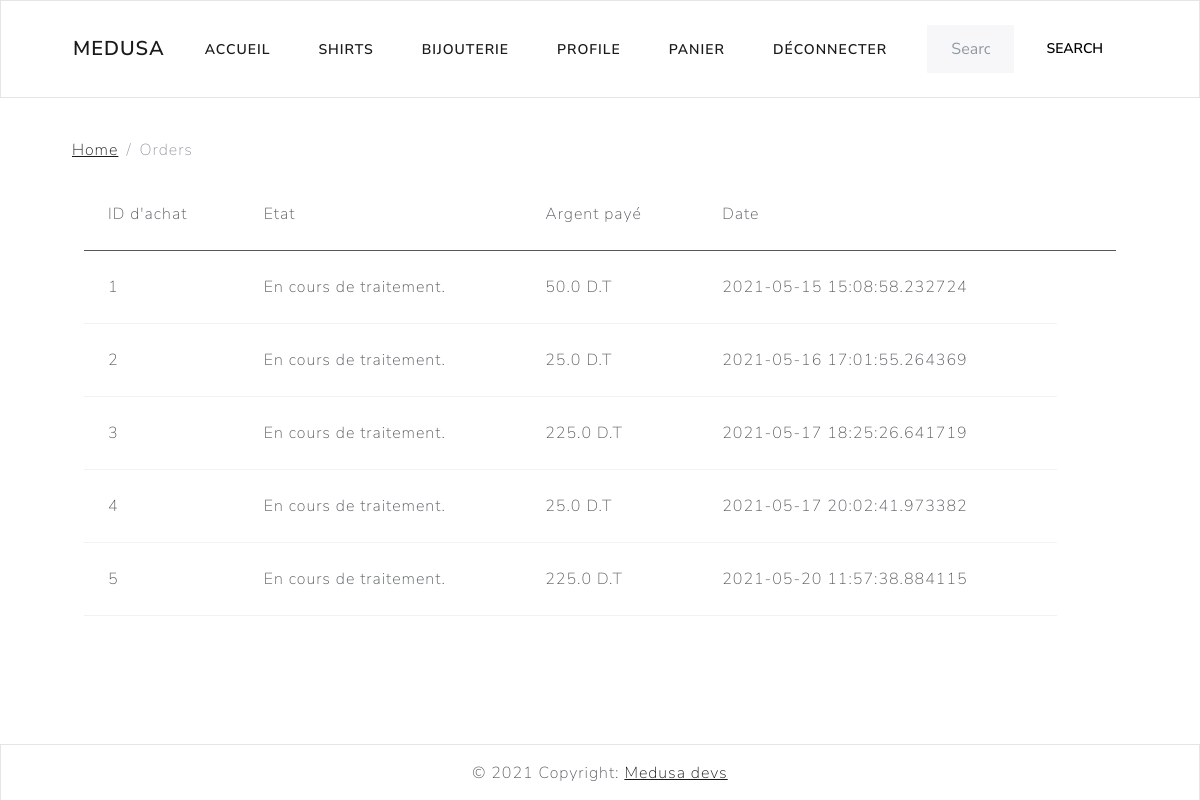
Page /orders (signed in) on the committed database.
### src/models.py (models this page shows, shortened)
class Purchase(db.Model):
	id = db.Column(db.Integer, primary_key=True)
	purchased_by = db.Column(db.Integer, db.ForeignKey('user.id'), nullable=False)
	date = db.Column(db.DateTime, default=datetime.now)
	cost = db.Column(db.Float, nullable=False)
	state = db.Column(db.String(32), nullable=False)
	money_received = db.Column(db.Float)
	item = db.relationship("items_sold", backref="purchase_group", lazy=True)

### src/routes.py (the view)
@application.route("/orders", methods=['POST', 'GET'])
def orders():
    if g.user:
        return render_template("orders.html", title="Orders", user_id=get_user_id(), user_logged=is_user_logged(),purchases=Purchase.query.filter_by(purchased_by=g.user.id).all())
    else:
        return redirect(url_for("index"))

### src/routes.py (called while the page is built)
@application.before_request
def get_user_info():
	g.user = None
	if 'user_id' in session:
		g.user = User.query.filter_by(id=session['user_id']).first()

### src/utils.py (called while the page is built)
def is_user_logged():
    if 'user_id' in session:
        if User.query.filter_by(id=session['user_id']).first():
            return True

def get_user_id():
    if 'user_id' in session:
        return session['user_id']

### src/templates/orders.html
{% extends "layout.html" %}
{% block app %}
<section id="cart_items">
    <div class="container">
        <div class="table-responsive cart_info">
            <table class="table table-condensed">
                <thead>
                    <tr class="cart_menu">
                        <td class="">ID d'achat</td>
                        <td>Etat</td>
                        <td class="price">Argent payé</td>
                        <td class="test">Date</td>
                        <td></td>
                    </tr>
                </thead>
                <tbody>
                    {% for purchase in purchases %}
                    <tr class="item_row" id="I{{purchase.id}}">
                        <td>
                            {{purchase.id}}
                        </td>
                        <td>
                            {{purchase.state}}
                        </td>
                        <td>
                            {{purchase.cost}} D.T
                        </td>
                        <td>
                            {{purchase.date}}
                        </td>
                    </tr>
                    {% endfor %}
                </tbody>
            </table>
        </div>
    </div>
</section>
{% endblock %}

### src/templates/layout.html (shortened to what this page needs)
<!DOCTYPE html>
<html>
<head>
  <link rel="stylesheet" type="text/css" href="{{ url_for('static', filename='styles/bootstrap_lux.css') }}">
</head>
<body>
	<nav class="navbar navbar-expand-lg navbar-lg bg-light sticky-top" style='position: sticky'>
	<div class="container-fluid web_row">
		<a class="navbar-brand" href="#">Medusa</a>
		<div class="collapse navbar-collapse" id="navbarColor03">
		<ul class="navbar-nav me-auto">
			<li class="nav-item">
			<a class="nav-link active" href="#">accueil</a>
			</li>
			<li class="nav-item">
			<a class="nav-link" href="{{url_for('store', product='shirts')}}">Shirts</a>
			</li>
			<li class="nav-item">
			<a class="nav-link" href="{{url_for('store', product='jewelry')}}">Bijouterie</a>
			</li>
			{% if user_logged %}
			<li class="nav-item">
				<a class="nav-link" href="{{url_for('user', id=user_id)}}">Profile</a>
			</li>
			<li class="nav-item">
				<a class="nav-link" href="{{url_for('cart')}}">Panier</a>
			</li>
			<li class="nav-item">
				<a class="nav-link" href="{{url_for('logout')}}">Déconnecter</a>
			</li>
			{% endif %}
		</ul>
		<form class="d-flex">
			<input class="form-control me-sm-2" type="text" placeholder="Search">
			<button class="btn btn-secondary my-2 my-sm-0" type="submit">Search</button>
		</form>
		</div>
	</div>
	</nav>
	<div class="container-fluid main web_row">
	<ol class="breadcrumb">
	  <li class="breadcrumb-item"><a href="{{ url_for('index') }}">Home</a></li>
	  <li class="breadcrumb-item active">{{ title }}</li>
	</ol>
    {% block app %} {% endblock %}
	</div>
	<footer class="text-center text-lg-start navbar-lg bg-light" style="margin-top: 112px;">
		<div class="text-center p-3">
		  © 2021 Copyright:
		  <a class> Medusa devs </a>
		</div>
	</footer>
</body>
</html>

### rows in the picture
Purchase: id "1", state "En cours de traitement.", cost "50.0", date "2021-05-15 15:08:58.232724"
Purchase: id "2", state "En cours de traitement.", cost "25.0", date "2021-05-16 17:01:55.264369"
Purchase: id "3", state "En cours de traitement.", cost "225.0", date "2021-05-17 18:25:26.641719"
Purchase: id "4", state "En cours de traitement.", cost "25.0", date "2021-05-17 20:02:41.973382"
Purchase: id "5", state "En cours de traitement.", cost "225.0", date "2021-05-20 11:57:38.884115"

### other values in the picture
{{ title }} "Orders"
